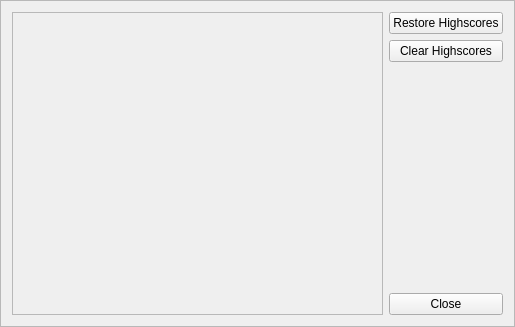
<?xml version="1.0" encoding="UTF-8"?>
<ui version="4.0">
 <class>HighscoresFrame</class>
 <widget class="QFrame" name="HighscoresFrame">
  <property name="geometry">
   <rect>
    <x>0</x>
    <y>0</y>
    <width>515</width>
    <height>327</height>
   </rect>
  </property>
  <property name="windowTitle">
   <string>Frame</string>
  </property>
  <property name="frameShape">
   <enum>QFrame::StyledPanel</enum>
  </property>
  <property name="frameShadow">
   <enum>QFrame::Raised</enum>
  </property>
  <layout class="QHBoxLayout" name="horizontalLayout">
   <item>
    <widget class="QTableView" name="tableView">
     <property name="enabled">
      <bool>false</bool>
     </property>
    </widget>
   </item>
   <item>
    <layout class="QVBoxLayout" name="verticalLayout">
     <item>
      <widget class="QPushButton" name="buttonRestore">
       <property name="text">
        <string>Restore Highscores</string>
       </property>
      </widget>
     </item>
     <item>
      <widget class="QPushButton" name="buttonClear">
       <property name="text">
        <string>Clear Highscores</string>
       </property>
      </widget>
     </item>
     <item>
      <spacer name="verticalSpacer">
       <property name="orientation">
        <enum>Qt::Vertical</enum>
       </property>
       <property name="sizeHint" stdset="0">
        <size>
         <width>68</width>
         <height>277</height>
        </size>
       </property>
      </spacer>
     </item>
     <item>
      <widget class="QPushButton" name="buttonClose">
       <property name="text">
        <string>Close</string>
       </property>
      </widget>
     </item>
    </layout>
   </item>
  </layout>
 </widget>
 <resources/>
 <connections/>
</ui>
